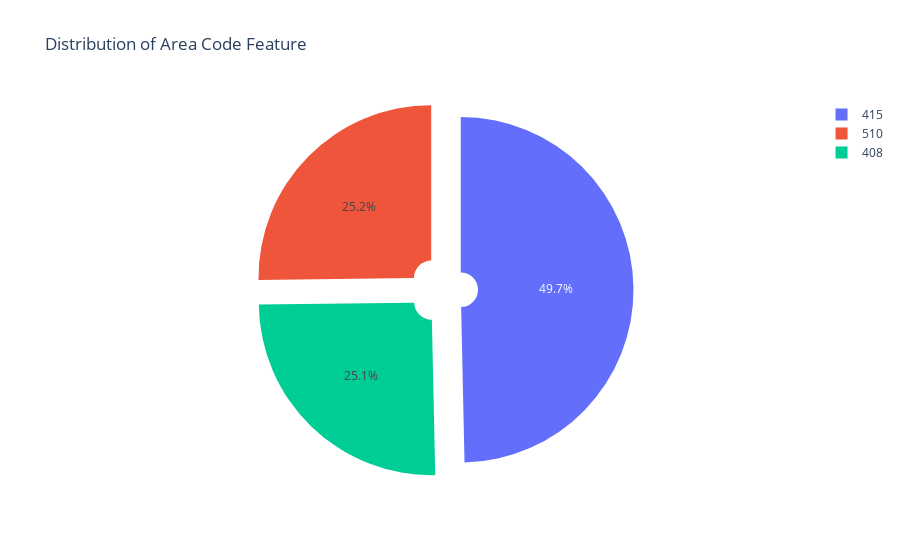

The notebook cell this image was saved under:
### Markdown cell above
### Churn vs area code

### Code cell
#Distribution of Area Code Feature
figure = px.pie(
    df,
    values=df['area code'].value_counts().values,
    names=df['area code'].value_counts().index,
    hole=0.1,  
    title='Distribution of Area Code Feature')
figure.update_traces(pull=[0.1, 0.1, 0.1])
figure.show()

### Figure 1 — Plotly figure (JSON) as saved in the notebook; plotly's stock layout.template omitted (floating-point values rounded to 4 significant figures)
{"data": [{"domain": {"x": [0, 1], "y": [0, 1]}, "hole": 0.1, "hovertemplate": "label=%{label}<br>value=%{value}<extra></extra>", "labels": [415, 510, 408], "legendgroup": "", "name": "", "pull": [0.1, 0.1, 0.1], "showlegend": true, "type": "pie", "values": [1655, 840, 838]}], "layout": {"legend": {"tracegroupgap": 0}, "title": {"text": "Distribution of Area Code Feature"}}}
